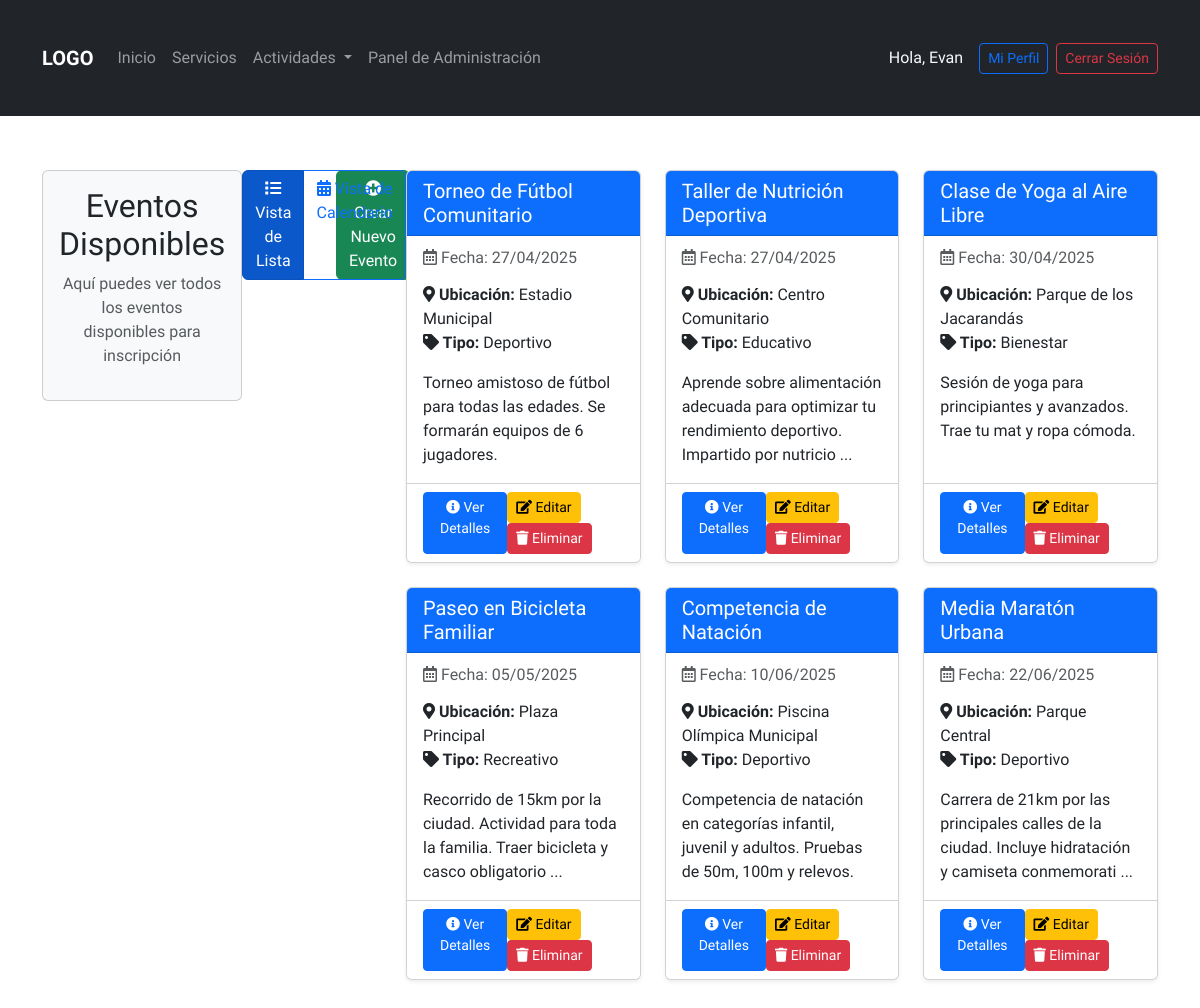
/ver_eventos.php (signed in), run on the app's committed database.
### tables this page shows
CREATE TABLE `eventos` (
  `EVENTO_ID` int(11) NOT NULL,
  `NOMBRE` varchar(100) DEFAULT NULL,
  `FECHA` date DEFAULT NULL,
  `UBICACION` varchar(255) DEFAULT NULL,
  `TIPO_ACTIVIDAD` varchar(100) DEFAULT NULL,
  `DESCRIPCION` varchar(255) DEFAULT NULL,
  `ORGANIZADOR_ID` int(11) DEFAULT NULL
);

### ver_eventos.php (the view, shortened to what this page needs)
<?php
require_once('functions/conexion.php');
require_once('functions/user_roles.php');
require_once('includes/header.php');
require_once('includes/navbar.php');
?>
<div class="container mt-4">
    <div class="row mb-4">
        <div class="col-12">
            <div class="card bg-light">
                <div class="card-body">
                    <h2 class="text-center">Eventos Disponibles</h2>
                    <p class="text-center text-muted">Aquí puedes ver todos los eventos disponibles para inscripción</p>
                </div>
            </div>
        </div>
    </div>
    <div class="row mb-4">
        <div class="col-md-6">
            <div class="btn-group">
                <a href="ver_eventos.php" class="btn btn-primary active">
                    <i class="fas fa-list"></i> Vista de Lista
                </a>
                <a href="calendario_eventos.php" class="btn btn-outline-primary">
                    <i class="fas fa-calendar-alt"></i> Vista de Calendario
                </a>
            </div>
        </div>
        <div class="col-md-6 text-end">
            <?php if (isset($_SESSION['usuario']) && tieneRol('admin')): ?>
                <a href="crear_evento.php" class="btn btn-success">
                    <i class="fas fa-plus-circle"></i> Crear Nuevo Evento
                </a>
            <?php endif; ?>
        </div>
    </div>
    <div class="row">
        <?php
        $query = "SELECT EVENTO_ID, NOMBRE, FECHA, UBICACION, TIPO_ACTIVIDAD, DESCRIPCION
                  FROM eventos
                  ORDER BY FECHA ASC";
        $result = $conexion->query($query);
        if ($result && $result->num_rows > 0) {
            while ($evento = $result->fetch_assoc()) {
        ?>
                <div class="col-md-4 mb-4">
                    <div class="card h-100 shadow-sm">
                        <div class="card-header bg-primary text-white">
                            <h5 class="card-title mb-0"><?php echo htmlspecialchars($evento['NOMBRE']); ?></h5>
                        </div>
                        <div class="card-body">
                            <h6 class="card-subtitle mb-3 text-muted">
                                <i class="far fa-calendar-alt"></i> Fecha: <?php echo date('d/m/Y', strtotime($evento['FECHA'])); ?>
                            </h6>
                            <p class="card-text">
                                <strong><i class="fas fa-map-marker-alt"></i> Ubicación:</strong> <?php echo htmlspecialchars($evento['UBICACION']); ?><br>
                                <strong><i class="fas fa-tag"></i> Tipo:</strong> <?php echo htmlspecialchars($evento['TIPO_ACTIVIDAD']); ?>
                            </p>
                            <p class="card-text"><?php echo nl2br(htmlspecialchars(substr($evento['DESCRIPCION'], 0, 100))); ?>
                                <?php if(strlen($evento['DESCRIPCION']) > 100): ?>...<?php endif; ?>
                            </p>
                        </div>
                        <div class="card-footer bg-white">
                            <div class="d-flex justify-content-between">
                                <a href="detalle_evento.php?id=<?php echo $evento['EVENTO_ID']; ?>" class="btn btn-primary btn-sm">
                                    <i class="fas fa-info-circle"></i> Ver Detalles
                                </a>
                                <?php if (isset($_SESSION['usuario'])): ?>
                                    <?php if (tieneRol('admin')): ?>
                                        <div>
                                            <a href="editar_evento.php?id=<?php echo $evento['EVENTO_ID']; ?>" class="btn btn-warning btn-sm">
                                                <i class="fas fa-edit"></i> Editar
                                            </a>
                                            <a href="functions/eliminar_evento.php?id=<?php echo $evento['EVENTO_ID']; ?>" class="btn btn-danger btn-sm" onclick="return confirm('¿Estás seguro de que deseas eliminar este evento?');">
                                                <i class="fas fa-trash"></i> Eliminar
                                            </a>
                                        </div>
                                    <?php else: ?>
                                        <a href="inscripcion.php?evento_id=<?php echo $evento['EVENTO_ID']; ?>" class="btn btn-success btn-sm">
                                            <i class="fas fa-user-plus"></i> Inscribirse
                                        </a>
                                    <?php endif; ?>
                                <?php endif; ?>
                            </div>
                        </div>
                    </div>
                </div>
        <?php
            }
        } else {
            echo '<div class="col-12"><div class="alert alert-info text-center">No hay eventos disponibles. Si eres administrador, puedes crear nuevos eventos utilizando el botón superior.</div></div>';
        }
        ?>
    </div>
</div>
<?php require_once('includes/footer.php'); ?>

### assets/css/styles.css (style rules this page uses)
* { text-decoration: none; list-style: none; font-family: "Work Sans", sans-serif; margin: 0; padding: 0; }

### assets/css/solicitudes.css (style rules this page uses)
body { font-family: Arial, sans-serif; margin: 0; padding: 0; background-color: #f5f5f5; }
.container { display: flex; justify-content: center; padding: 30px; }

### includes/header.php (style rules this page uses)
body { overflow-x: hidden; }

### data on the page
eventos: NOMBRE "Torneo de Fútbol Comunitario", FECHA "27/04/2025", UBICACION "Estadio Municipal", TIPO_ACTIVIDAD "Deportivo", DESCRIPCION "Torneo amistoso de fútbol para todas las edades. Se formarán equipos de 6 jugadores."
eventos: NOMBRE "Taller de Nutrición Deportiva", FECHA "27/04/2025", UBICACION "Centro Comunitario", TIPO_ACTIVIDAD "Educativo", DESCRIPCION "Aprende sobre alimentación adecuada para optimizar tu rendimiento deportivo. Impartido por nutricio"
eventos: NOMBRE "Clase de Yoga al Aire Libre", FECHA "30/04/2025", UBICACION "Parque de los Jacarandás", TIPO_ACTIVIDAD "Bienestar", DESCRIPCION "Sesión de yoga para principiantes y avanzados. Trae tu mat y ropa cómoda."
eventos: NOMBRE "Paseo en Bicicleta Familiar", FECHA "05/05/2025", UBICACION "Plaza Principal", TIPO_ACTIVIDAD "Recreativo", DESCRIPCION "Recorrido de 15km por la ciudad. Actividad para toda la familia. Traer bicicleta y casco obligatorio"
eventos: NOMBRE "Competencia de Natación", FECHA "10/06/2025", UBICACION "Piscina Olímpica Municipal", TIPO_ACTIVIDAD "Deportivo", DESCRIPCION "Competencia de natación en categorías infantil, juvenil y adultos. Pruebas de 50m, 100m y relevos."
eventos: NOMBRE "Media Maratón Urbana", FECHA "22/06/2025", UBICACION "Parque Central", TIPO_ACTIVIDAD "Deportivo", DESCRIPCION "Carrera de 21km por las principales calles de la ciudad. Incluye hidratación y camiseta conmemorati"

### other printed values
$contenido "Panel de Administración"
$_SESSION['usuario']['NOMBRE'] "Evan"
